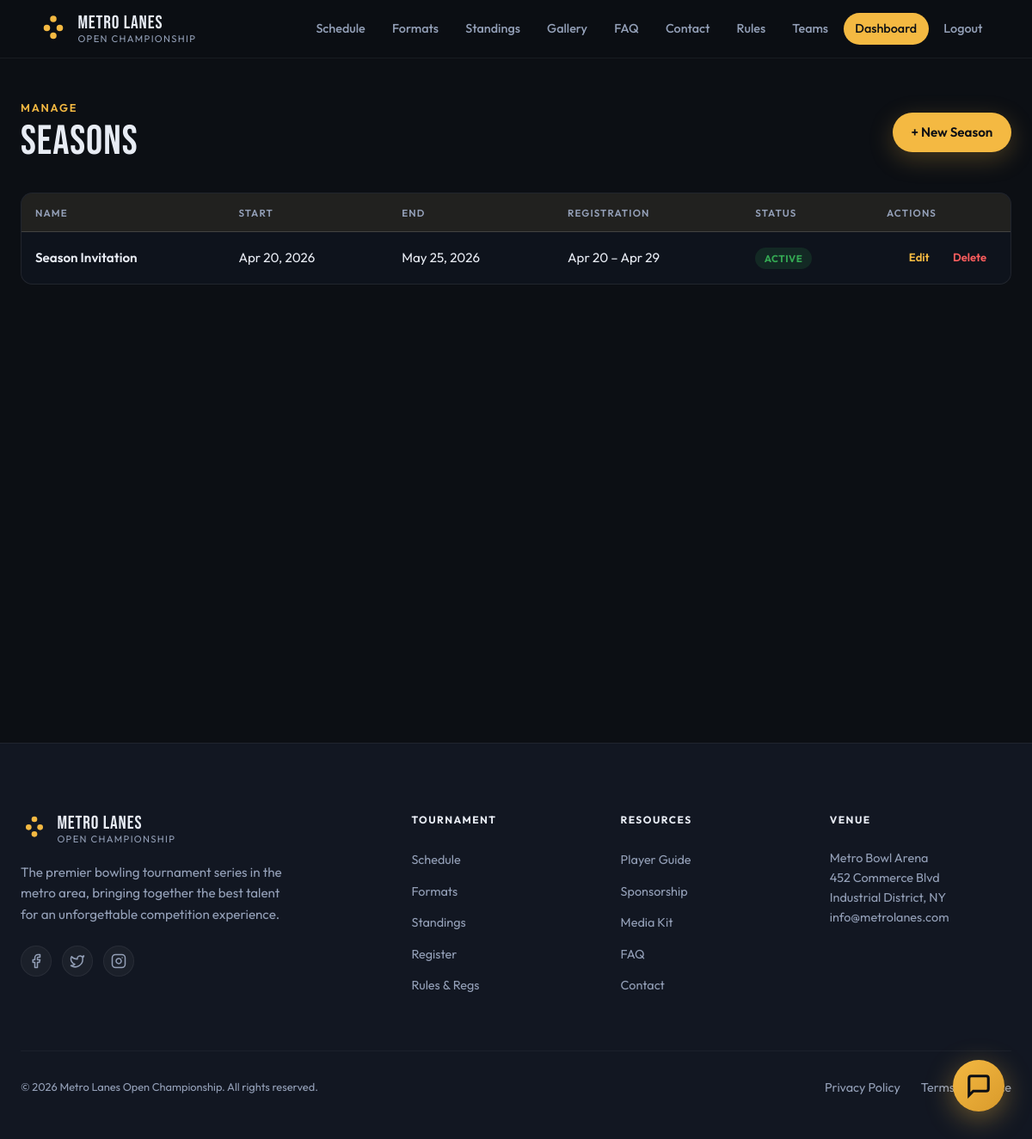
/manage/seasons/ (signed in), run on the app's committed database.
### core/models.py (models this page shows, shortened)
class Season(models.Model):
    name = models.CharField(max_length=100)
    start_date = models.DateField()
    end_date = models.DateField()
    is_active = models.BooleanField(default=False)
    register_start_date = models.DateField()
    register_end_date = models.DateField()
    participants = models.ManyToManyField(User, related_name='participants')
    teams = models.ManyToManyField(Team, related_name='teamups')
    hero_image = models.URLField(blank=True, null=True, help_text="URL for the hero background image")

### core/views.py (the view)
# urls.py: path('manage/seasons/', views.season_list, name='season_list'),
@login_required
def season_list(request):
    seasons = Season.objects.all().order_by('-start_date')
    return render(request, 'core/season_list.html', {'seasons': seasons})

### templates/core/season_list.html (shortened to what this page needs)
{% extends "core/base.html" %}
{% block content %}
<section class="manage-section">
  <div class="manage-inner">
    <header class="manage-header">
      <div>
        <p class="manage-header__eyebrow">Manage</p>
        <h1 class="manage-header__title">Seasons</h1>
      </div>
      <a class="btn btn--primary" href="{% url 'season_create' %}">+ New Season</a>
    </header>
    {% if seasons %}
    <div class="manage-table-wrap">
      <table class="manage-table">
        <thead>
          <tr>
            <th>Name</th>
            <th>Start</th>
            <th>End</th>
            <th>Registration</th>
            <th>Status</th>
            <th class="manage-table__actions-col">Actions</th>
          </tr>
        </thead>
        <tbody>
          {% for s in seasons %}
          <tr>
            <td class="manage-table__primary">{{ s.name }}</td>
            <td>{{ s.start_date|date:"M d, Y" }}</td>
            <td>{{ s.end_date|date:"M d, Y" }}</td>
            <td>{{ s.register_start_date|date:"M d" }} – {{ s.register_end_date|date:"M d" }}</td>
            <td>
              {% if s.is_active %}
                <span class="badge badge--active">Active</span>
              {% else %}
                <span class="badge badge--inactive">Inactive</span>
              {% endif %}
            </td>
            <td class="manage-table__actions">
              <a href="{% url 'season_edit' s.pk %}" class="manage-action">Edit</a>
              <a href="{% url 'season_delete' s.pk %}" class="manage-action manage-action--danger">Delete</a>
            </td>
          </tr>
          {% endfor %}
        </tbody>
      </table>
    </div>
    {% else %}
      <div class="manage-empty">
        <p>No seasons created yet.</p>
        <a class="btn btn--primary" href="{% url 'season_create' %}">Create First Season</a>
      </div>
    {% endif %}
  </div>
</section>
{% endblock %}

### core/static/core/css/site.css (style rules this page uses)
:root { --bg-deep: #0c0f14; --bg-panel: #121722; --text: #e8ecf4; --text-muted: #94a0b8; --accent: #f4b942; --accent-soft: rgba(244, 185, 66, 0.15); --lane: #1c2433; --lane-glow: #2a3548; --header-h: 4.25rem; --font-sans: "Outfit", system-ui, sans-serif; --font-display: "Bebas Neue", Impact, sans-serif; }
*, *::before, *::after { box-sizing: border-box; }
html { scroll-behavior: smooth; }
body { margin: 0; min-height: 100vh; font-family: var(--font-sans); font-size: 1rem; line-height: 1.5; color: var(--text); background: var(--bg-deep); }
.btn { display: inline-flex; align-items: center; justify-content: center; padding: 0.75rem 1.35rem; border-radius: 999px; font-size: 0.95rem; font-weight: 600; text-decoration: none; transition: transform 0.15s ease, box-shadow 0.15s ease, background 0.15s ease; }
.btn--primary { color: var(--bg-deep); background: var(--accent); box-shadow: 0 8px 28px rgba(244, 185, 66, 0.25); }
.manage-section { min-height: calc(100vh - var(--header-h)); padding: 3rem 1.25rem 5rem; background: var(--bg-deep); }
.manage-inner { max-width: 72rem; margin: 0 auto; }
.manage-header { display: flex; align-items: center; justify-content: space-between; flex-wrap: wrap; gap: 1rem; margin-bottom: 2rem; }
.manage-header__eyebrow { margin: 0 0 0.25rem; font-size: 0.8rem; font-weight: 600; letter-spacing: 0.14em; text-transform: uppercase; color: var(--accent); }
.manage-header__title { margin: 0; font-family: var(--font-display); font-size: clamp(2rem, 5vw, 3rem); font-weight: 400; letter-spacing: 0.02em; line-height: 1.1; }
.manage-table-wrap { border-radius: 0.85rem; overflow: hidden; border: 1px solid rgba(255, 255, 255, 0.08); background: rgba(18, 23, 34, 0.6); }
.manage-table { width: 100%; border-collapse: collapse; font-size: 0.95rem; }
.manage-table thead { background: rgba(244, 185, 66, 0.08); }
.manage-table th { padding: 0.85rem 1rem; text-align: left; font-size: 0.72rem; font-weight: 600; letter-spacing: 0.1em; text-transform: uppercase; color: var(--text-muted); border-bottom: 1px solid rgba(255, 255, 255, 0.08); }
.manage-table td { padding: 0.9rem 1rem; vertical-align: middle; border-bottom: 1px solid rgba(255, 255, 255, 0.05); }
.manage-table tbody tr:last-child td { border-bottom: none; }
.manage-table__primary { font-weight: 600; }
.manage-table__actions-col { width: 10rem; text-align: right; }
.manage-table__actions { text-align: right; white-space: nowrap; }
.manage-action { display: inline-block; padding: 0.35rem 0.75rem; border-radius: 0.5rem; font-size: 0.82rem; font-weight: 600; text-decoration: none; color: var(--accent); transition: all 0.15s ease; }
.manage-action--danger { color: #ff5e5e; }
.badge { display: inline-block; padding: 0.25rem 0.65rem; border-radius: 999px; font-size: 0.72rem; font-weight: 700; letter-spacing: 0.04em; text-transform: uppercase; }
.badge--active { background: rgba(52, 168, 83, 0.15); color: #34a853; }

### data on the page
Season: name "Season Invitation", start_date "Apr 20, 2026", end_date "May 25, 2026", register_start_date "Apr 20", register_end_date "Apr 29", is_active "ACTIVE"
